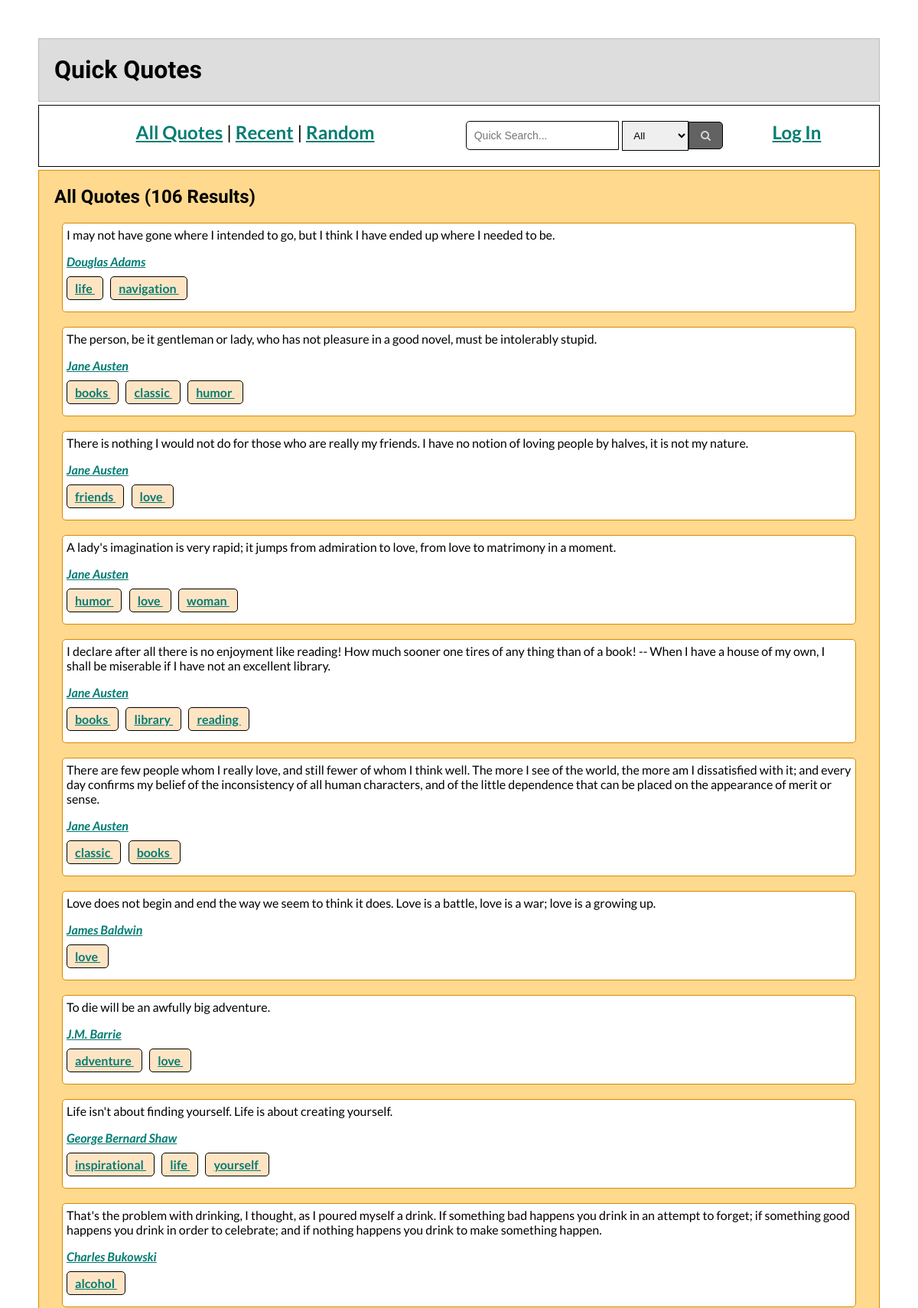
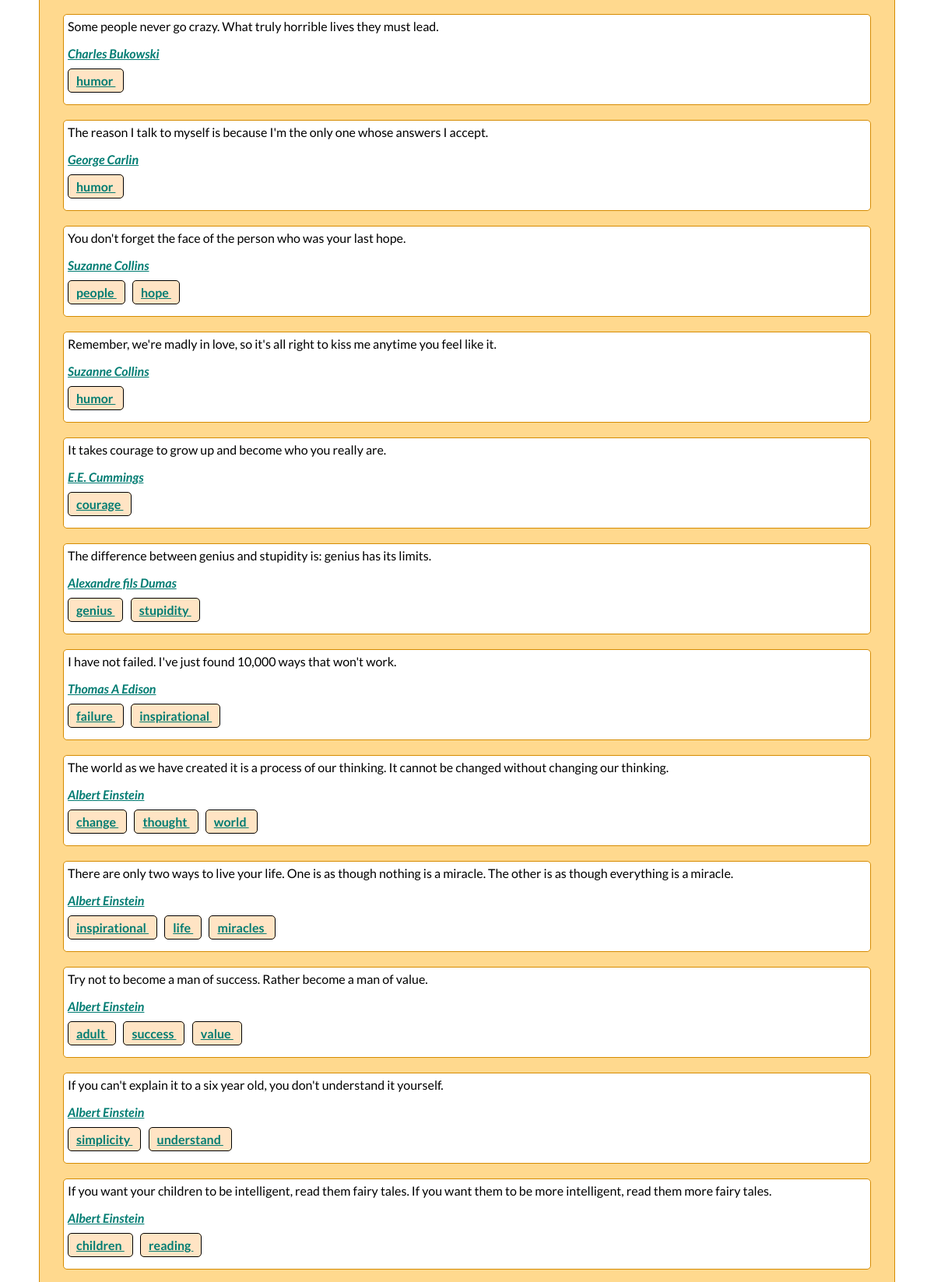
Page /index.php?page=all_results&search=all (upper part) on the committed database (2 pictures, top to bottom).
### tables this page shows
CREATE TABLE `quotes` (
  `ID` int(11) NOT NULL,
  `Author_ID` int(11) NOT NULL,
  `Quote` text NOT NULL,
  `Subject1_ID` int(11) NOT NULL,
  `Subject2_ID` int(11) NOT NULL,
  `Subject3_ID` int(11) NOT NULL
);

CREATE TABLE `all_subjects` (
  `Subject_ID` int(11) NOT NULL,
  `Subject` varchar(150) NOT NULL
);

### content/all_results.php (called while the page is built, shortened)
<?php
$search_type = clean_input($dbconnect, $_REQUEST['search']);
if ($search_type == "all") {
    $heading = "All Quotes";
    $sql_conditions = "";
}
elseif ($search_type == "recent") {
    $heading = "Recent Quotes";
    $sql_conditions = "ORDER BY q.ID DESC LIMIT 10";
}
elseif ($search_type == "random") {
    $heading = "Random Quotes";
    $sql_conditions = "ORDER BY RAND() LIMIT 10";
}
elseif ($search_type=="author") {
    $author_ID = $_REQUEST['Author_ID'];
    $heading = "";
    $heading_type = "author";
    $sql_conditions = "WHERE q.Author_ID = $author_ID";
}
else {
    $heading = "No results test";
    $sql_conditions = "WHERE q.ID = 1000";
}
include ("results.php");
?>

### functions.php (called while the page is built, shortened)
<?php
function clean_input($dbconnect, $data) {
	$data = trim($data);
	$data = htmlspecialchars($data);
	$data = mysqli_real_escape_string($dbconnect, $data);
	return $data;
}
function get_data($dbconnect, $more_condition=null) {
$find_sql = "SELECT
q.*,
a.*,
CONCAT(a.First, ' ', a.Middle, ' ', a.Last) AS Full_Name,
s1.Subject AS Subject1,
s2.Subject AS Subject2,
s3.Subject AS Subject3
FROM
quotes q
JOIN author a ON a.Author_ID = q.Author_ID
JOIN all_subjects s1 ON q.Subject1_ID = s1.Subject_ID
JOIN all_subjects s2 ON q.Subject2_ID = s2.Subject_ID
JOIN all_subjects s3 ON q.Subject3_ID = s3.Subject_ID
";
$find_query = mysqli_query($dbconnect, $find_sql);
$find_count = mysqli_num_rows($find_query);
return $find_query_count = array($find_query, $find_count);
}
?>

### content/results.php (the view, shortened to what this page needs)
<?php
$all_results = get_data($dbconnect, $sql_conditions);
$find_query = $all_results[0];
$find_count = $all_results[1];
if($find_count == 1) {
    $result_s = "Result";
}
else {
    $result_s = "Results";
}
if($find_count > 0) {
if($heading != "") {
    $heading = "<h2>$heading ($find_count $result_s)</h2>";
}
elseif ($heading_type=="author") {
    $author_rs = get_item_name($dbconnect, 'author', 'Author_ID', $author_ID);
    $author_name = $author_rs['First']." ".$author_rs['Middle']." ". $author_rs['Last'];
    $heading = "<h2>$author_name Quotes ($find_count $result_s)</h2>";
}
elseif ($heading_type=="subject") {
    $subject_name = ucwords($subject_name);
    $heading = "<h2>$subject_name Quotes ($find_count $result_s)</h2>";
}
echo $heading;
while($find_rs = mysqli_fetch_assoc($find_query)) {
    $quote = $find_rs['Quote'];
    $author_full = $find_rs['Full_Name'];
    $author_ID = $find_rs['Author_ID'];
    $subject_1 = $find_rs['Subject1'];
    $subject_2 = $find_rs['Subject2'];
    $subject_3 = $find_rs['Subject3'];
    $all_subjects = array($subject_1, $subject_2, $subject_3);
    ?>
    <div class="results">
        <?php echo $quote; ?>
        <p><i>
            <a href="index.php?page=all_results&search=author&Author_ID=<?php echo $author_ID; ?>">
                <?php echo $author_full; ?>
            </a>
        </i></p>
        <p>
        <?php
        foreach ($all_subjects as $subject) {
            if ($subject != "n/a") {
                ?>
                <span class="tag">
                <a href="index.php?page=all_results&search=subject&subject_name=<?php echo $subject; ?>">
                        <?php echo $subject;?>
                    </a>
                </span>
                <?php
            }
        }
            ?>
        </p>
    </div>
    <br />
    <?php
}
}
?>

### theme/l3_data_style.css (style rules this page uses)
body { margin: auto; padding: 50px; color: #000; font-family: 'Lato', sans-serif; }
a { font-weight: bold; }
a:link { color: #007c72; }
h1, h2, h3, h4 { font-family: 'Ubuntu', sans-serif; }
.results { background-color: #fff; border: 1px solid #d68b00; border-radius: 5px; padding: 5px; margin-left: 10px; margin-right: 10px; }
.tag { background-color: bisque; padding: 5px; padding-left: 10px; padding-right: 10px; border: solid 1px #000; border-radius: 5px; }

### rows in the picture
quotes: Quote "I may not have gone where I intended to go, but I think I have ended up where I needed to be.", author_full "Douglas Adams", all_subjects.Subject "life", all_subjects.Subject "navigation"
quotes: Quote "The person, be it gentleman or lady, who has not pleasure in a good novel, must be intolerably stupid.", author_full "Jane Austen", all_subjects.Subject "books", all_subjects.Subject "classic", all_subjects.Subject "humor"
quotes: Quote "There is nothing I would not do for those who are really my friends. I have no notion of loving people by halves, it is not my nature.", author_full "Jane Austen", all_subjects.Subject "friends", all_subjects.Subject "love"
quotes: Quote "A lady's imagination is very rapid; it jumps from admiration to love, from love to matrimony in a moment.", author_full "Jane Austen", all_subjects.Subject "humor", all_subjects.Subject "love", all_subjects.Subject "woman"
quotes: Quote "I declare after all there is no enjoyment like reading! How much sooner one tires of any thing than of a book! -- When I have a house of my own, I shall be miserable if I have not an excellent library.", author_full "Jane Austen", all_subjects.Subject "books", all_subjects.Subject "library", all_subjects.Subject "reading"
quotes: Quote "There are few people whom I really love, and still fewer of whom I think well. The more I see of the world, the more am I dissatisfied with it; and every day confirms my belief of the inconsistency of all human characters, and of the little dependence that can be placed on the appearance of merit or sense.", author_full "Jane Austen", all_subjects.Subject "classic", all_subjects.Subject "books"
quotes: Quote "Love does not begin and end the way we seem to think it does. Love is a battle, love is a war; love is a growing up.", author_full "James Baldwin", subject "love"
quotes: Quote "To die will be an awfully big adventure.", author_full "J.M. Barrie", all_subjects.Subject "adventure", all_subjects.Subject "love"
quotes: Quote "Life isn't about finding yourself. Life is about creating yourself.", author_full "George Bernard Shaw", all_subjects.Subject "inspirational", all_subjects.Subject "life", all_subjects.Subject "yourself"
quotes: Quote "That's the problem with drinking, I thought, as I poured myself a drink. If something bad happens you drink in an attempt to forget; if something good happens you drink in order to celebrate; and if nothing happens you drink to make something happen.", author_full "Charles Bukowski", all_subjects.Subject "alcohol"
quotes: Quote "Some people never go crazy. What truly horrible lives they must lead.", author_full "Charles Bukowski", all_subjects.Subject "humor"
quotes: Quote "The reason I talk to myself is because I'm the only one whose answers I accept.", author_full "George Carlin", subject "humor"
quotes: Quote "You don't forget the face of the person who was your last hope.", author_full "Suzanne Collins", all_subjects.Subject "people", all_subjects.Subject "hope"
quotes: Quote "Remember, we're madly in love, so it's all right to kiss me anytime you feel like it.", author_full "Suzanne Collins", subject "humor"
quotes: Quote "It takes courage to grow up and become who you really are.", author_full "E.E. Cummings", all_subjects.Subject "courage"
quotes: Quote "The difference between genius and stupidity is: genius has its limits.", author_full "Alexandre fils Dumas", all_subjects.Subject "genius", all_subjects.Subject "stupidity"
quotes: Quote "I have not failed. I've just found 10,000 ways that won't work.", author_full "Thomas A Edison", all_subjects.Subject "failure", all_subjects.Subject "inspirational"
quotes: Quote "The world as we have created it is a process of our thinking. It cannot be changed without changing our thinking.", author_full "Albert Einstein", all_subjects.Subject "change", all_subjects.Subject "thought", all_subjects.Subject "world"
quotes: Quote "There are only two ways to live your life. One is as though nothing is a miracle. The other is as though everything is a miracle.", author_full "Albert Einstein", all_subjects.Subject "inspirational", all_subjects.Subject "life", all_subjects.Subject "miracles"
quotes: Quote "Try not to become a man of success. Rather become a man of value.", author_full "Albert Einstein", all_subjects.Subject "adult", all_subjects.Subject "success", all_subjects.Subject "value"
quotes: Quote "If you can't explain it to a six year old, you don't understand it yourself.", author_full "Albert Einstein", all_subjects.Subject "simplicity", all_subjects.Subject "understand"
quotes: Quote "If you want your children to be intelligent, read them fairy tales. If you want them to be more intelligent, read them more fairy tales.", author_full "Albert Einstein", all_subjects.Subject "children", all_subjects.Subject "reading"

### other values in the picture
$heading "All Quotes"
$find_count "106"
$result_s "Results"
